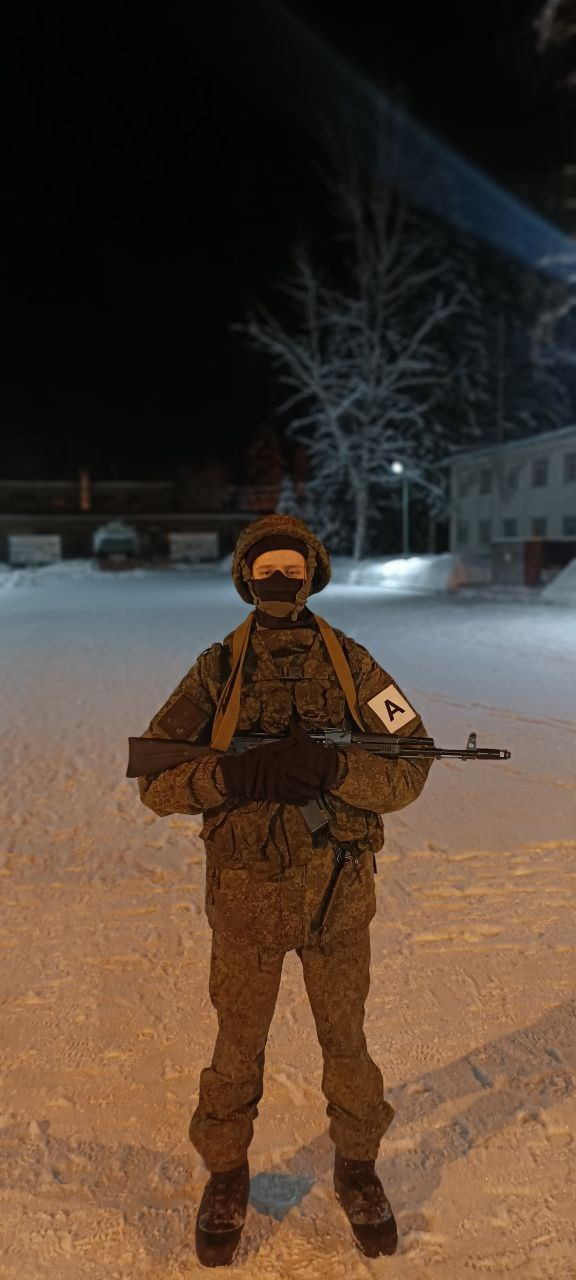
#> input picture generate_background_image/horse.png, 576 x 1280 px
$ python 2.py
#> lines starting #> are read from the running program, lines starting #| are printed output that depends on the picture; after the words box and inside, x2 and y2 are one past the last pixel; in counts of white or black regions, pixels touching at a corner belong together
from random import randint

import matplotlib.pyplot as plt
import numpy as np
from PIL import Image, ImageDraw, ImageFont, ImageOps
from scipy.interpolate import make_interp_spline

# глобальные параметры
W, H = 1920, 1080
N_LINES = 2
GRID_SIZE = 75
GRID_COLOR = (50, 50, 50, 255)
BACKGROUND_COLOR = (0, 0, 0, 255)
TEXT_COLOR = (255, 255, 255, 255)
LINE_COLORS = {0: (119, 0, 255, 175),
               1: (0, 255, 255, 175),
               2: (255, 0, 196, 175),
               3: (56, 30, 102, 175),
               4: (68, 255, 47, 175),
               5: (140, 255, 127, 175),
               6: (255, 168, 255, 175),
               7: (168, 203, 255, 175),
               8: (168, 244, 255, 175),
               9: (255, 209, 168, 175),
               10: (185, 4, 34, 175),
               11: (185, 4, 94, 175),
               12: (149, 4, 185, 175),
               13: (34, 4, 185, 175),
               14: (4, 179, 185, 175),
               15: (255, 204, 204, 175)
               }
N_LINE_COLORS = 15
PHOTO_PATH = './horse.png'


def generate_sequence(n, axis):
    sequence = []
    i = 1
    if axis == 'x':
        while i < n:
            number = randint(0, 1920)
            if number in sequence:
                continue
            else:
                sequence.append(number)
                i += 1

        return sorted(sequence)

    elif axis == 'y':
        while i < n:
            number = randint(0, 1080)
            if number in sequence:
                continue
            else:
                sequence.append(number)
                i += 1

        return sequence


def create_line(draw):
    x_ = np.array(generate_sequence(10, 'x'))
    y_ = np.array(generate_sequence(10, 'y'))

    x_y_spline = make_interp_spline(x_, y_)

    x = np.linspace(min(x_), max(x_), 5000)
    y = x_y_spline(x)

    plt.plot(x, y)
    plt.xlabel("X ось")
    plt.ylabel("Y ось")

    # Сохраняем график в буфер
    fig = plt.gcf()
    fig.canvas.draw()

    # Получаем объект Line2D из текущего графика
    line = plt.gca().lines[0]

    # Извлекаем координаты x и y линии
    x_data = line.get_xdata()
    y_data = line.get_ydata()

    # Масштабируем координаты линии под размеры изображения
    scale_x = W / (x.max() - x.min())
    scale_y = H / (y.max() - y.min())

    offset_x = -x.min() * scale_x
    offset_y = -y.min() * scale_y

    # Преобразуем координаты в целочисленные значения для рисования
    line_points = [(int((xi - x.min()) * scale_x + offset_x), int(H - (yi - y.min()) * scale_y - offset_y)) for
                   xi, yi in zip(x_data, y_data)]

    # Рисуем линию на изображении
    draw.line(line_points, width=randint(5, 15), fill=LINE_COLORS[randint(0, N_LINE_COLORS)])


def draw_grid(draw):
    # Рисование сетки
    for x in range(0, W, GRID_SIZE):
        draw.line([(x, 0), (x, H)], fill=GRID_COLOR, width=2)
    for y in range(0, W, GRID_SIZE):
        draw.line([(0, y), (W, y)], fill=GRID_COLOR, width=2)


def draw_text(draw):
    # Добавление текста
    font_path = "arial.ttf"  # Путь к шрифту (может потребоваться загрузить)
    font = ImageFont.truetype(font_path, size=72)
    text = "Ваши жопы под охраной\nСпите спокойно мои хорошие\n\nВсех целую )"
    text_x = 75
    text_y = 100
    draw.text((text_x, text_y), text, font=font, fill=TEXT_COLOR)


def add_person_image(draw, image):
    photo = Image.open(PHOTO_PATH)
    center_x = photo.width // 2
    center_y = photo.height // 2
    n = 200
    photo = photo.crop((center_x - n, center_y - n, center_x + n, center_y + n))
    photo = photo.resize((600, 600))

    # Создаем круглую маску
    mask = Image.new('L', photo.size, 0)
    draw = ImageDraw.Draw(mask)
    draw.ellipse((0, 0) + photo.size, fill=255)

    # Применяем маску к изображению
    circular_image = ImageOps.fit(photo, mask.size, centering=(0.2, 0.2))
    circular_image.putalpha(mask)

    # Определяем позицию для размещения круглого изображения
    position = (1300, 450)

    # Накладываем круглое изображение на фон
    image.paste(circular_image, position, circular_image)


def main():
    # Создаем новый объект Image, на котором будет фон и линия
    image = Image.new("RGBA", (W, H), BACKGROUND_COLOR)

    # Создаем объект ImageDraw для рисования на изображении
    draw = ImageDraw.Draw(image)
    # Рисуем сетку
    draw_grid(draw)
    # Рисуем линии
    for _ in range(N_LINES):
        create_line(draw)

    # Draw a rounded rectangle
    draw.rounded_rectangle((50, 50, 1250, 1020), outline=TEXT_COLOR, width=5, radius=30)

    # Рисуем текст
    draw_text(draw)
    # Рисуем фото человека
    add_person_image(draw, image)
#> in add_person_image, photo is the input picture: PIL image 576x1280 RGB; mean R, G, B 79.4, 63, 50.1
#> in add_person_image, `photo = photo.crop((center_x - n, center_y - n, center_x + n, center_y..`:
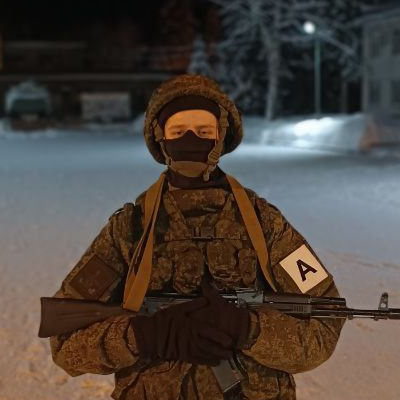
#> photo: PIL image 400x400 RGB; mean R, G, B 77, 68, 61.3
#> in add_person_image, `mask = Image.new('L', photo.size, 0)`: mask: PIL image 600x600 L; every value is 0
#> in add_person_image, `circular_image.putalpha(mask)`:
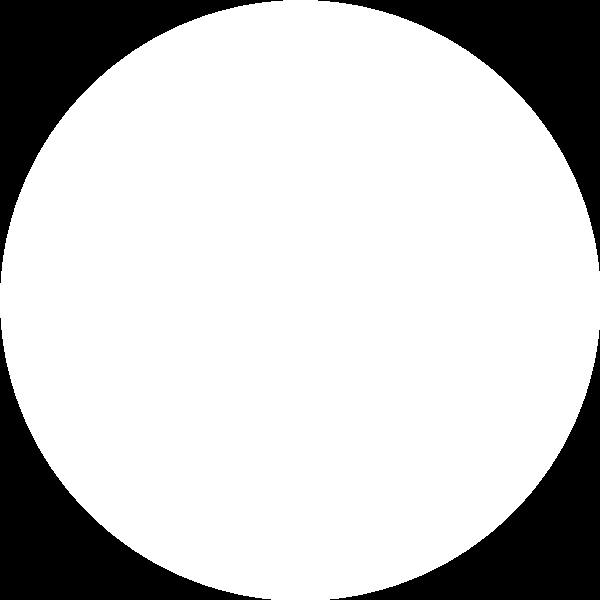
#> mask: PIL image 600x600 L; 78.7% white; 4 black regions, box (x1, y1, x2, y2) and area: (0, 0, 283, 283) 19410, (318, 0, 600, 271) 19127, (0, 318, 271, 600) 19127, (330, 330, 600, 600) 18845
#> in add_person_image, `circular_image.putalpha(mask)`:
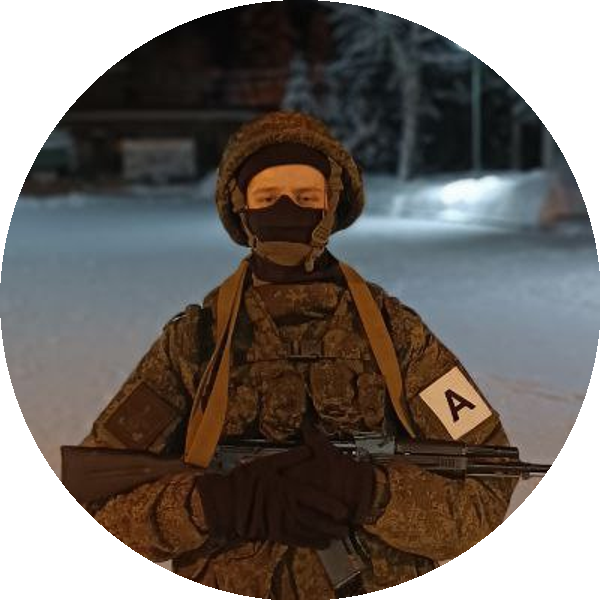
#> circular_image: PIL image 600x600 RGBA; mean R, G, B, A 77.1, 68, 61.3, 200.8; transparent parts drawn white
#> in add_person_image, `image.paste(circular_image, position, circular_image)`:
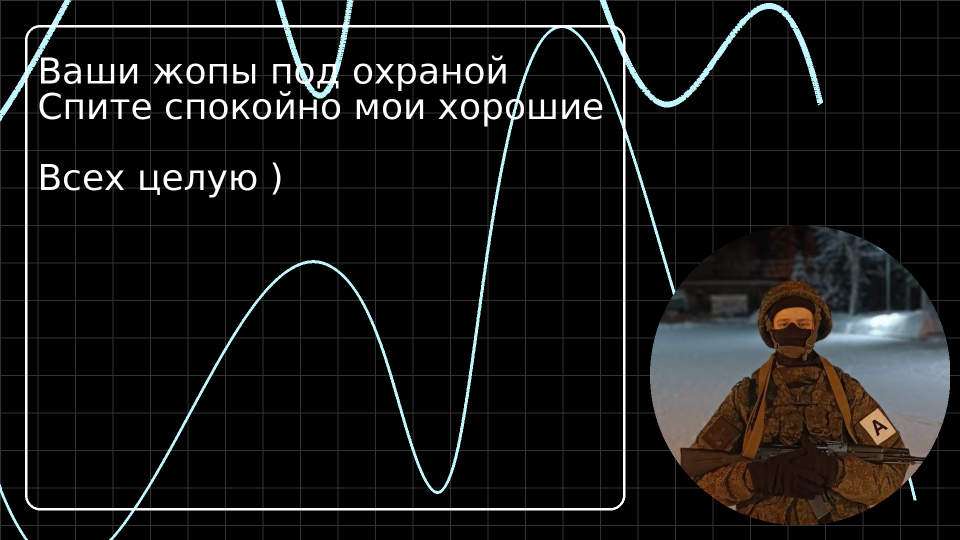
#> image: PIL image 1920x1080 RGBA (shown at 1/2 size); mean R, G, B, A 22.1, 22.1, 21.4, 253.8; transparent parts drawn white

    # Сохраняем итоговое изображение
    image.save("дуги(2).png")
    print("Изображение успешно создано.")


if __name__ == '__main__':
    main()
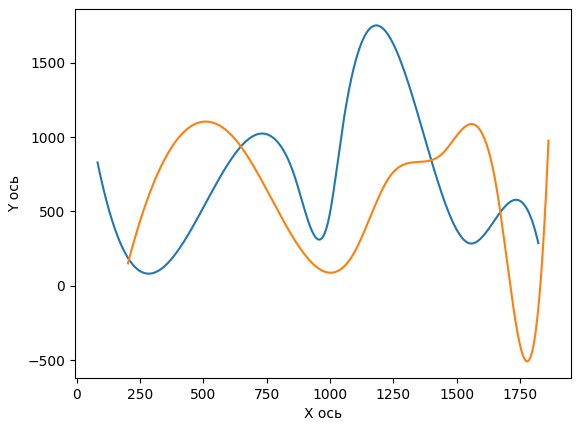
#> figure drawn by matplotlib, 1 panel; curve peaks at x = 1182.9, y = 1750.5; curve peaks at x = 509, y = 1103.8
